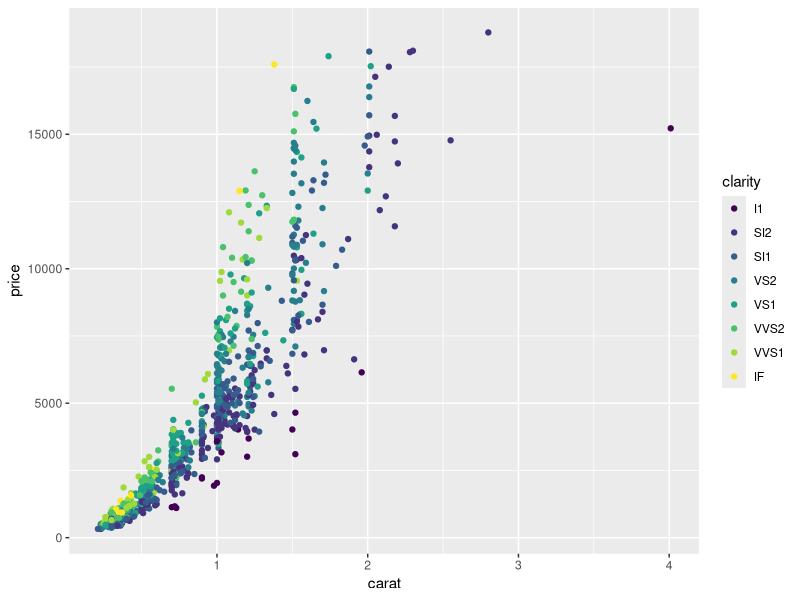
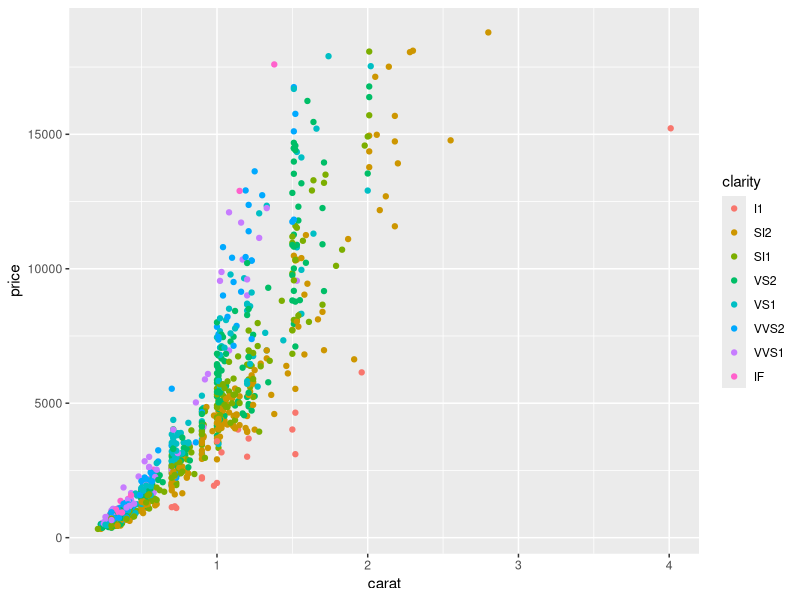
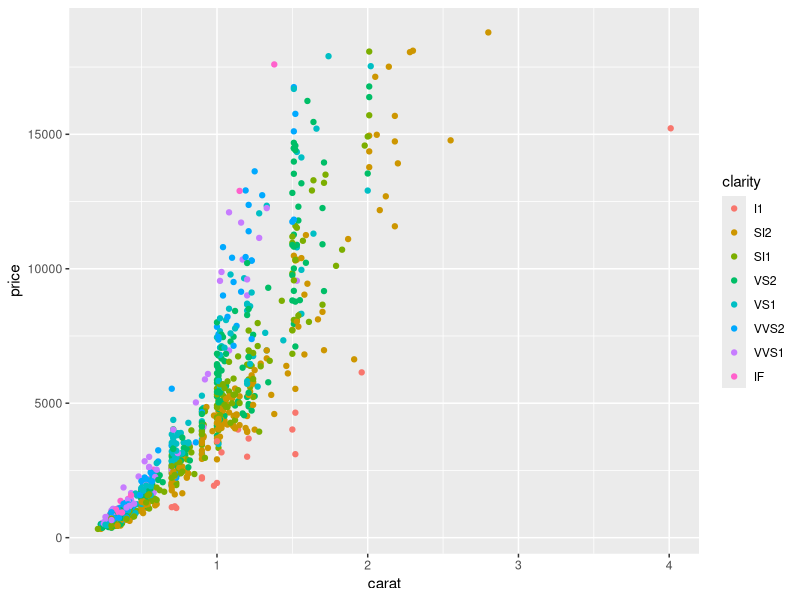
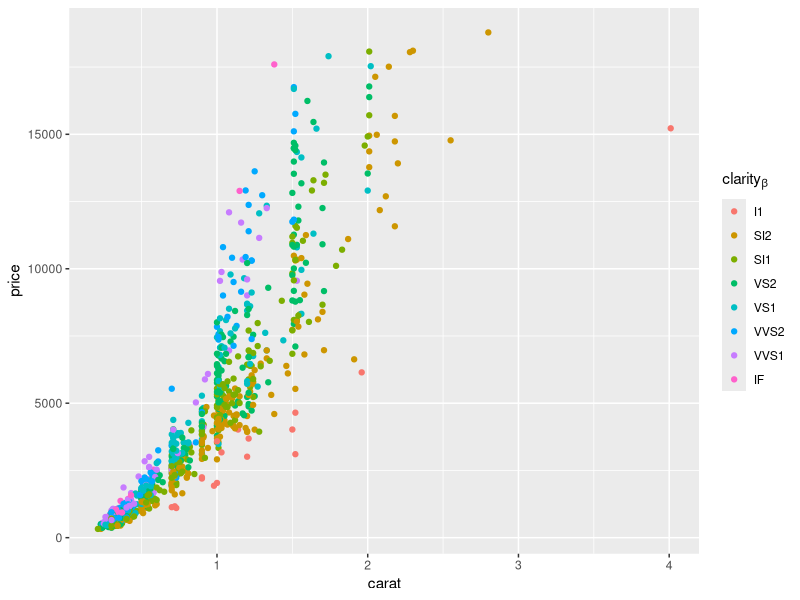
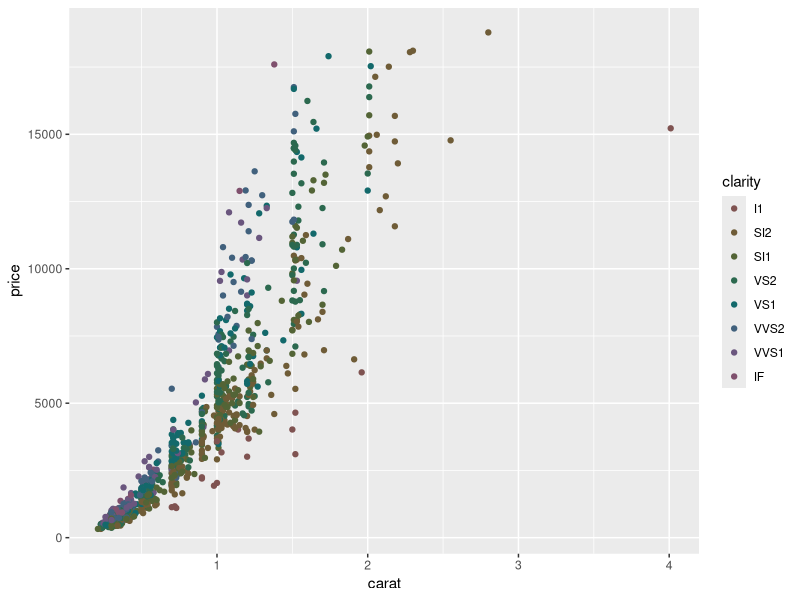
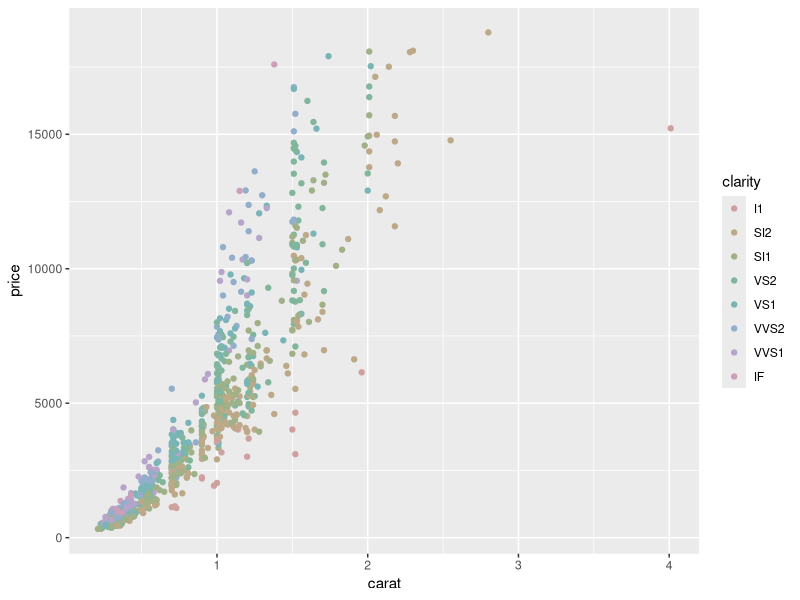
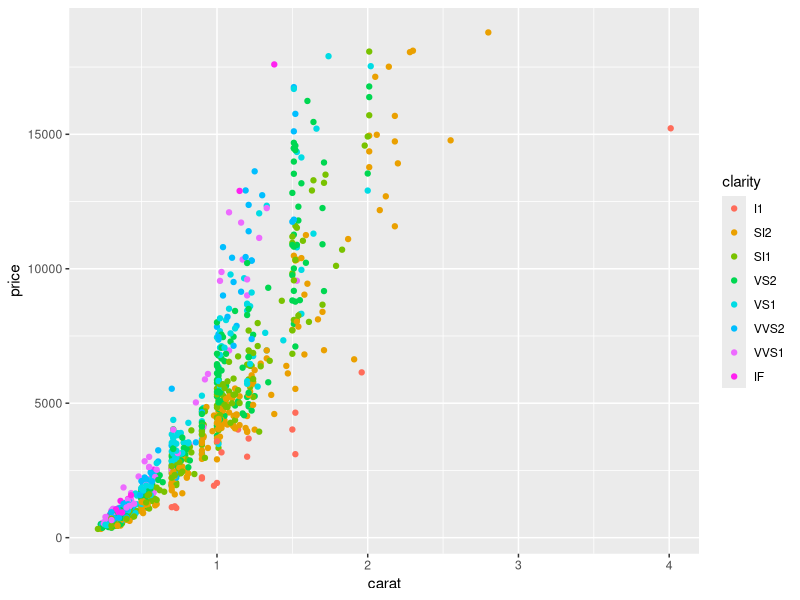
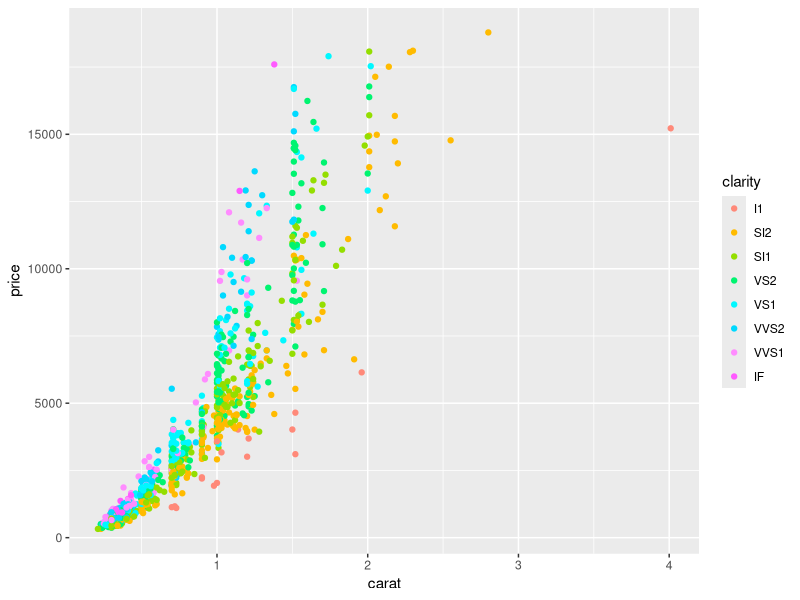

Write R code to recreate these figures, in order.
# r2py crawler metadata
# package: ggplot2
# source_type: rd_example
# topic: scale_hue.Rd
# source_file: C:\Users\bened\AppData\Local\R\win-library\4.5\ggplot2\help
# lines: 36

suppressPackageStartupMessages(library(ggplot2))
set.seed(596)
dsamp <- diamonds[sample(nrow(diamonds), 1000), ]
(d <- ggplot(dsamp, aes(carat, price)) + geom_point(aes(colour = clarity)))

# Change scale label
d + scale_colour_hue()
d + scale_colour_hue("clarity")
d + scale_colour_hue(expression(clarity[beta]))

# Adjust luminosity and chroma
d + scale_colour_hue(l = 40, c = 30)
d + scale_colour_hue(l = 70, c = 30)
d + scale_colour_hue(l = 70, c = 150)
d + scale_colour_hue(l = 80, c = 150)

# Change range of hues used
d + scale_colour_hue(h = c(0, 90))
d + scale_colour_hue(h = c(90, 180))
d + scale_colour_hue(h = c(180, 270))
d + scale_colour_hue(h = c(270, 360))

# Vary opacity
# (only works with pdf, quartz and cairo devices)
d <- ggplot(dsamp, aes(carat, price, colour = clarity))
d + geom_point(alpha = 0.9)
d + geom_point(alpha = 0.5)
d + geom_point(alpha = 0.2)

# Colour of missing values is controlled with na.value:
miss <- factor(sample(c(NA, 1:5), nrow(mtcars), replace = TRUE))
ggplot(mtcars, aes(mpg, wt)) +
  geom_point(aes(colour = miss))
ggplot(mtcars, aes(mpg, wt)) +
  geom_point(aes(colour = miss)) +
  scale_colour_hue(na.value = "black")
